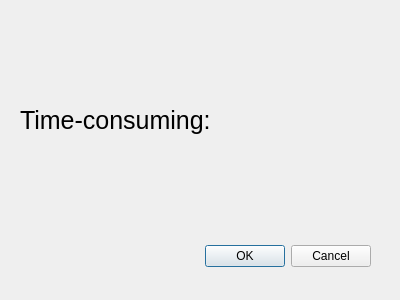
<?xml version="1.0" encoding="UTF-8"?>
<ui version="4.0">
 <class>Score</class>
 <widget class="QDialog" name="Score">
  <property name="geometry">
   <rect>
    <x>0</x>
    <y>0</y>
    <width>400</width>
    <height>300</height>
   </rect>
  </property>
  <property name="windowTitle">
   <string>Dialog</string>
  </property>
  <widget class="QDialogButtonBox" name="buttonBox">
   <property name="geometry">
    <rect>
     <x>30</x>
     <y>240</y>
     <width>341</width>
     <height>32</height>
    </rect>
   </property>
   <property name="orientation">
    <enum>Qt::Horizontal</enum>
   </property>
   <property name="standardButtons">
    <set>QDialogButtonBox::Cancel|QDialogButtonBox::Ok</set>
   </property>
  </widget>
  <widget class="QWidget" name="">
   <property name="geometry">
    <rect>
     <x>20</x>
     <y>90</y>
     <width>351</width>
     <height>61</height>
    </rect>
   </property>
   <layout class="QHBoxLayout" name="horizontalLayout">
    <item>
     <widget class="QLabel" name="label">
      <property name="font">
       <font>
        <pointsize>19</pointsize>
       </font>
      </property>
      <property name="text">
       <string>Time-consuming:</string>
      </property>
     </widget>
    </item>
    <item>
     <widget class="QLabel" name="time">
      <property name="font">
       <font>
        <pointsize>19</pointsize>
       </font>
      </property>
      <property name="text">
       <string/>
      </property>
     </widget>
    </item>
   </layout>
  </widget>
 </widget>
 <resources/>
 <connections>
  <connection>
   <sender>buttonBox</sender>
   <signal>accepted()</signal>
   <receiver>Score</receiver>
   <slot>accept()</slot>
   <hints>
    <hint type="sourcelabel">
     <x>248</x>
     <y>254</y>
    </hint>
    <hint type="destinationlabel">
     <x>157</x>
     <y>274</y>
    </hint>
   </hints>
  </connection>
  <connection>
   <sender>buttonBox</sender>
   <signal>rejected()</signal>
   <receiver>Score</receiver>
   <slot>reject()</slot>
   <hints>
    <hint type="sourcelabel">
     <x>316</x>
     <y>260</y>
    </hint>
    <hint type="destinationlabel">
     <x>286</x>
     <y>274</y>
    </hint>
   </hints>
  </connection>
 </connections>
</ui>
